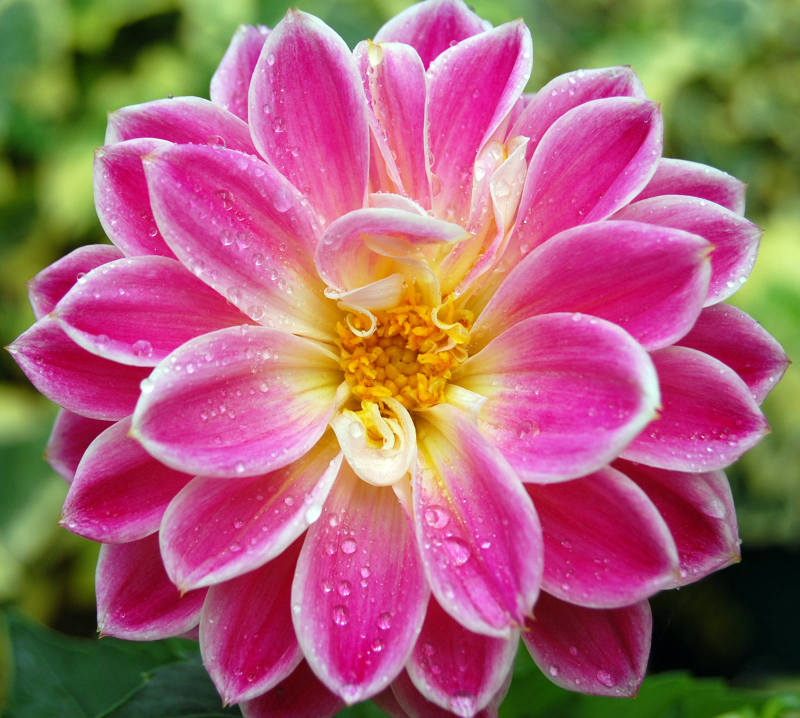
#> input picture images/flow.jpeg, 1600 x 1436 px, found by its file name (shown at 1/2 size)
$ python 04_functions.py
#> lines starting #> are read from the running program, lines starting #| are printed output that depends on the picture
import cv2 as cv
img = cv.imread('images/flow.jpeg')
#> img is the input picture: shape (1436, 1600, 3); mean B, G, R 113.5, 100.8, 165.8
cv.imshow('Flower',img)
 #Converting to grayscale
gray=cv.cvtColor(img, cv.COLOR_BGR2GRAY)
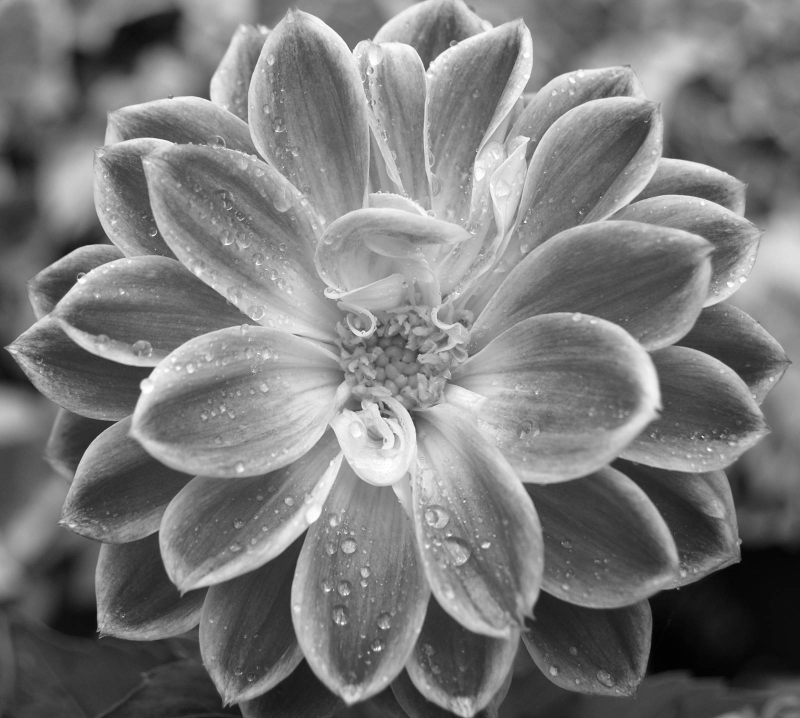
#> gray: shape (1436, 1600) (shown at 1/2 size); min 1, max 255, mean 121.7
cv.imshow('Gray',gray)
cv.waitKey(0)

#Blur
blur = cv.GaussianBlur(img, (7,7), cv.BORDER_DEFAULT)
cv.imshow('Blur',blur)
cv.waitKey(0)
cv.destroyAllWindows()


#Edge cascade
canny = cv.Canny(img, 125, 175) #instead of img, write blur then edges will be reduced
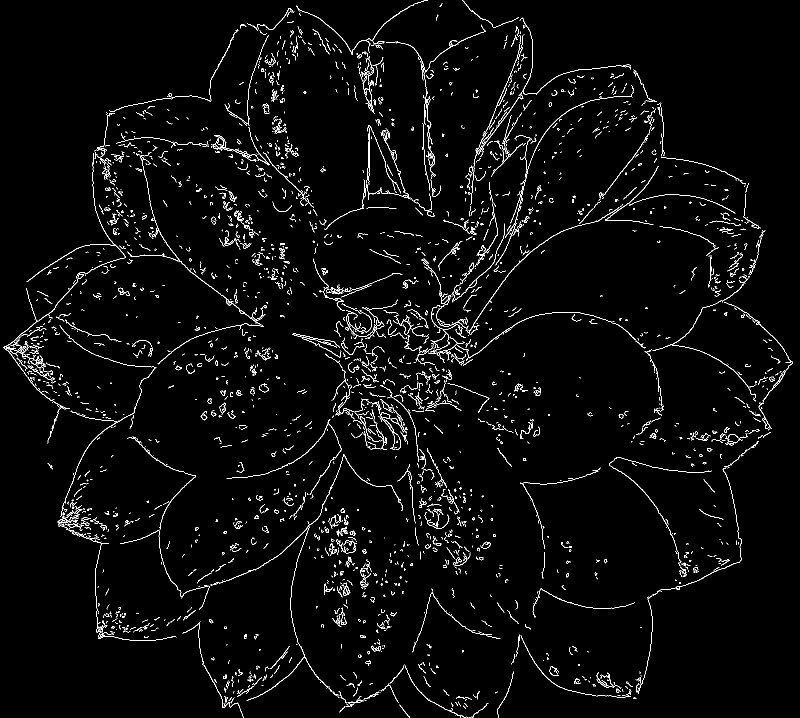
#> canny: shape (1436, 1600) (shown at 1/2 size); 2.8% white in thin lines or dots
cv.imshow('Canny Edges', canny)
cv.waitKey(0)
cv.destroyAllWindows()

#Dilating the image
dilated = cv.dilate(canny, (3,3), iterations=1)
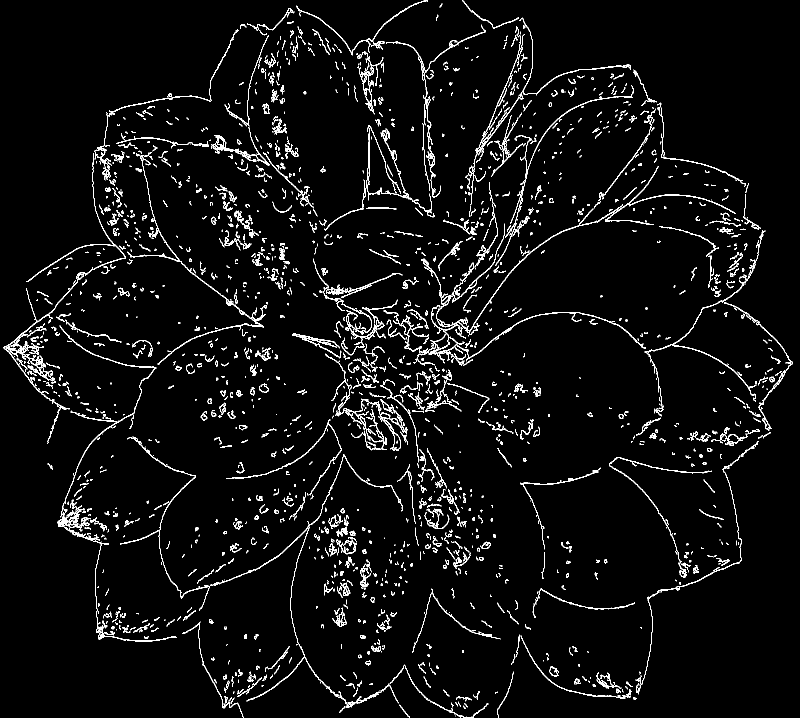
#> dilated: shape (1436, 1600) (shown at 1/2 size); 4.3% white in thin lines or dots
cv.imshow('Dilated', dilated)
cv.waitKey(0)
cv.destroyAllWindows()

#Eroding
eroded = cv.erode(dilated, (3,3), iterations=1)
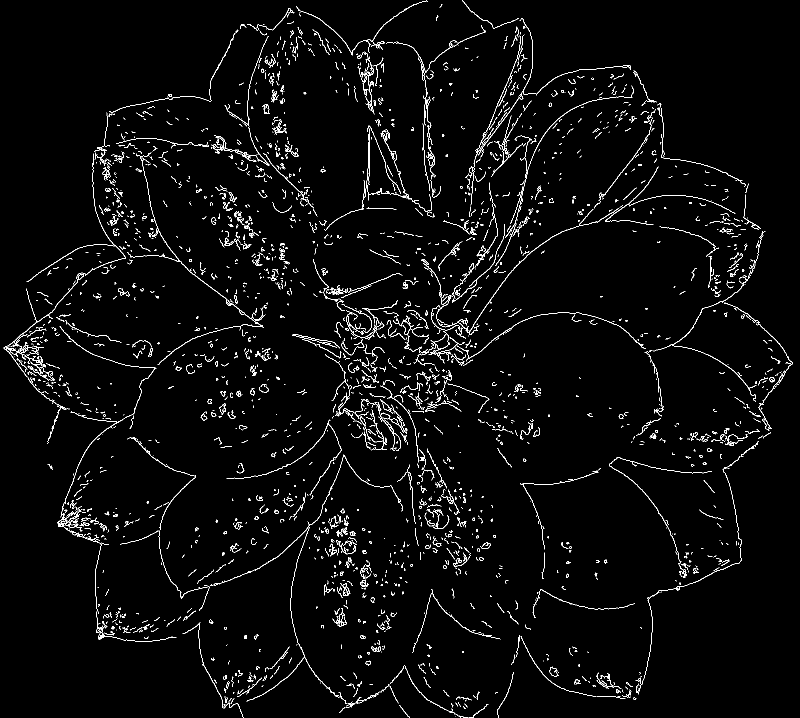
#> eroded: shape (1436, 1600) (shown at 1/2 size); 2.9% white in thin lines or dots
cv.imshow('Eroded',eroded)
cv.waitKey(0)
cv.destroyAllWindows()

#Resize
resized = cv.resize(img, (500,500)) #we can use interpolations according to our need, among all three 'cubic' is the slowest but the image we get is of a much higher quality.
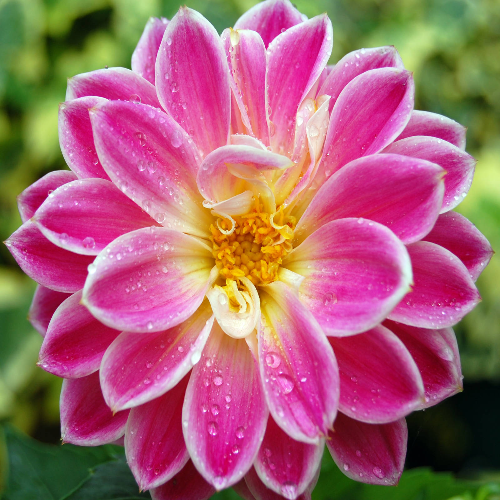
#> resized: shape (500, 500, 3); mean B, G, R 113.4, 100.7, 165.7
cv.imshow('Resized',resized)
cv.waitKey(0)
cv.destroyAllWindows()

#Cropping
cropped = img[50:200 , 200:400]
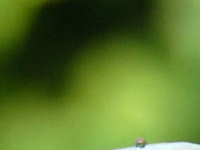
#> cropped: shape (150, 200, 3); mean B, G, R 41.5, 116, 88.5
cv.imshow('Cropped',cropped)
cv.waitKey(0)
cv.destroyAllWindows()

$ run again, with images/face.jpeg copied over images/flow.jpeg
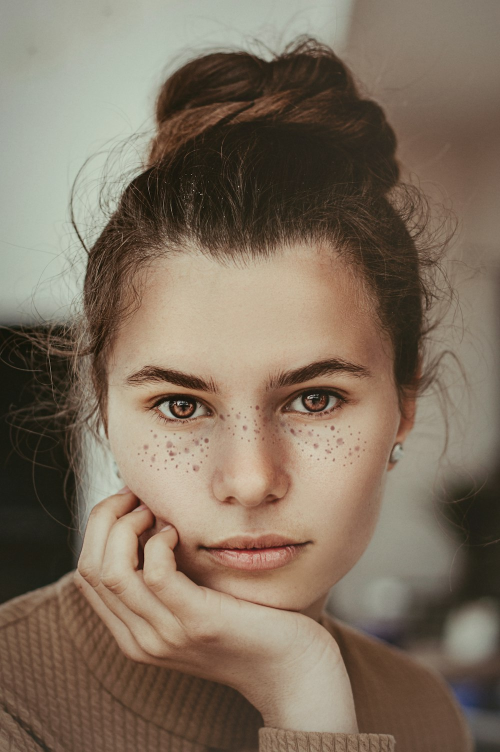
#> input picture images/face.jpeg, 1000 x 1504 px, found by its file name (shown at 1/2 size)
#> img is the input picture: shape (1504, 1000, 3); mean B, G, R 95, 111.7, 127.3
#> `canny = cv.Canny(img, 125, 175)`:
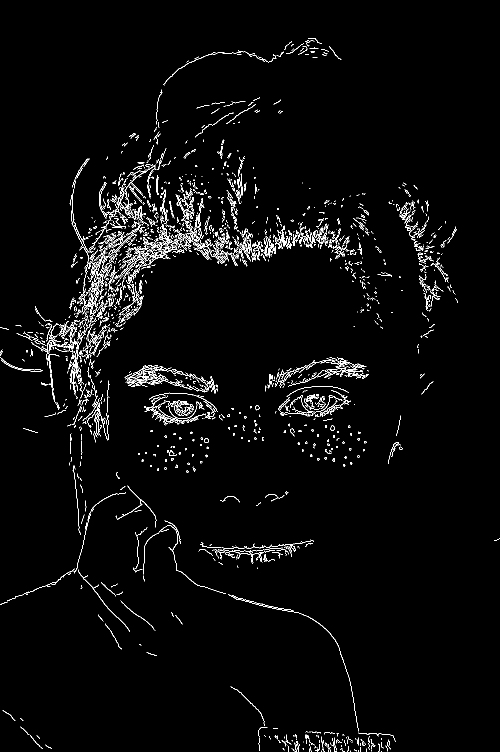
#> canny: shape (1504, 1000) (shown at 1/2 size); 2.5% white in thin lines or dots
#> dilated: shape (1504, 1000); 3.9% white in thin lines or dots
#> eroded: shape (1504, 1000); 2.7% white in thin lines or dots
#> `cropped = img[50:200 , 200:400]`:
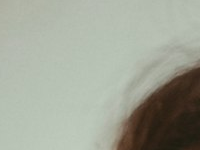
#> cropped: shape (150, 200, 3); mean B, G, R 150.8, 164.2, 159.9
